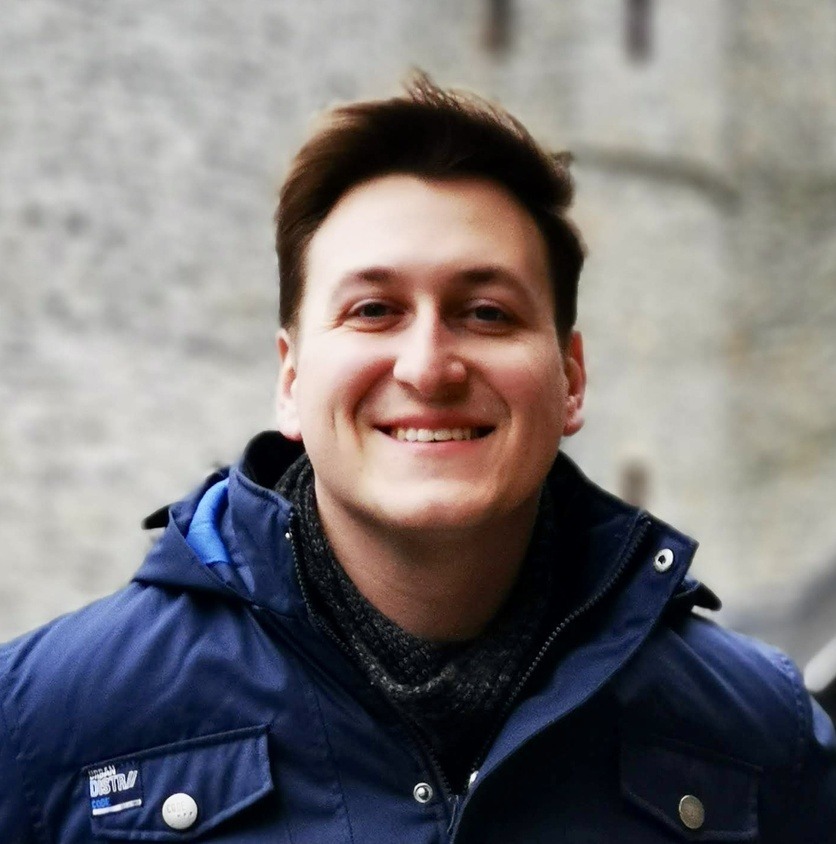
#> input picture computer-vision/face-detection/data/me.jpg, 836 x 844 px, shrunk from 1401 x 1413 before the run
$ jupyter execute object-detection.ipynb
#> lines starting #> are read from the running program, lines starting #| are printed output that depends on the picture; after the words box and inside, x2 and y2 are one past the last pixel; in counts of white or black regions, pixels touching at a corner belong together
[cell 1]
import cv2
import matplotlib.pyplot as plt

[cell 2]
# Load pre-trained cascade classifier
face_cascade = cv2.CascadeClassifier(cv2.data.haarcascades + 'haarcascade_frontalface_default.xml')

image = cv2.imread('data/me.jpg')
#> image is the input picture: shape (844, 836, 3); mean B, G, R 119.1, 117.2, 120.8

# Convert image to grayscale
image_gray = cv2.cvtColor(image, cv2.COLOR_BGR2GRAY)
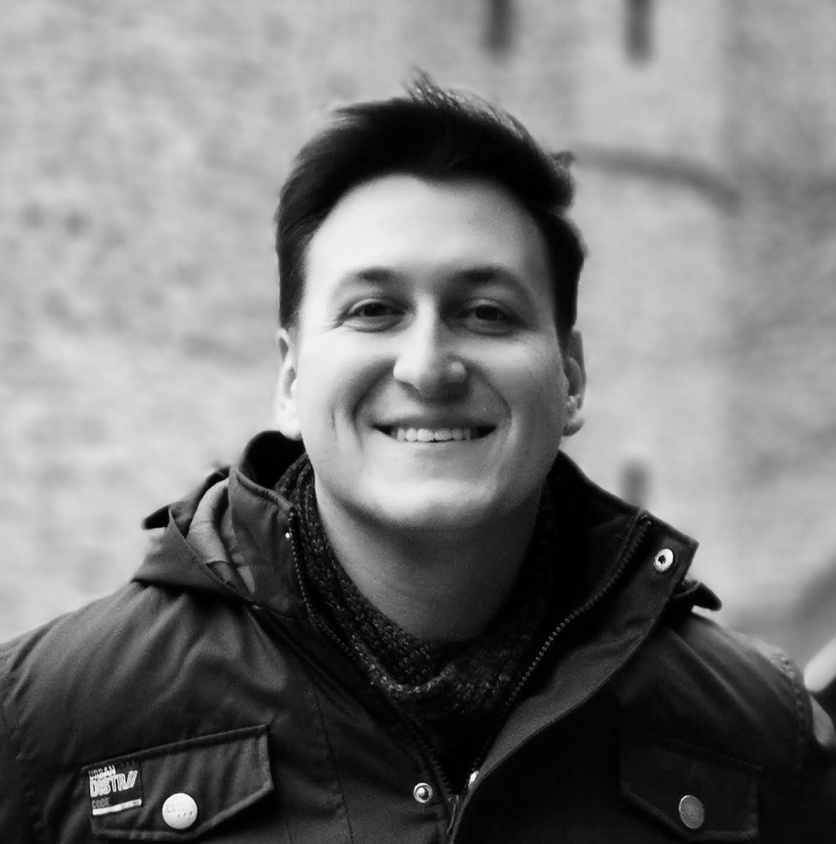
#> image_gray: shape (844, 836); min 0, max 252, mean 118.6

# Detect faces in the image
faces = face_cascade.detectMultiScale(image_gray, scaleFactor=1.1, minNeighbors=5, minSize=(55, 55))
#> faces = [[265, 177, 332, 332]]

# Draw rectangles around detected faces
for (x, y, w, h) in faces:
    cv2.rectangle(image, (x, y), (x+w, y+h), (255, 0, 0), 2)
#> this loop made 1 pass
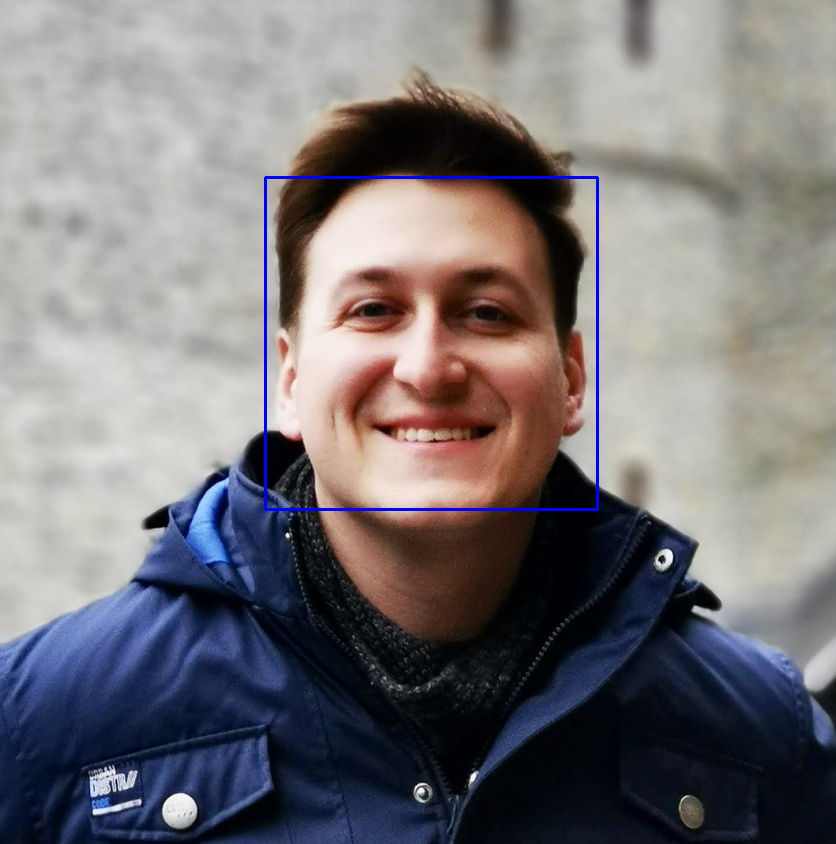
#> image: shape (844, 836, 3); 0.56% of pixels changed, all inside (x1, y1, x2, y2) = (264, 176, 599, 511)

#show the detected faces
plt.imshow(image)

[cell 3]
# Load pre-trained cascade classifier
eye_cascade = cv2.CascadeClassifier(cv2.data.haarcascades + 'haarcascade_eye.xml')

image = cv2.imread('data/me.jpg')

# Convert image to grayscale
image_gray = cv2.cvtColor(image, cv2.COLOR_BGR2GRAY)

# Detect faces in the image
faces = eye_cascade.detectMultiScale(image_gray, scaleFactor=1.1, minNeighbors=5, minSize=(55, 55))
#> faces = [[42, 192, 60, 60], [330, 267, 85, 85], [449, 278, 70, 70], [16, 170, 104, 104]]

# Draw rectangles around detected faces
for (x, y, w, h) in faces:
    cv2.rectangle(image, (x, y), (x+w, y+h), (255, 0, 0), 2)
#> this loop made 4 passes
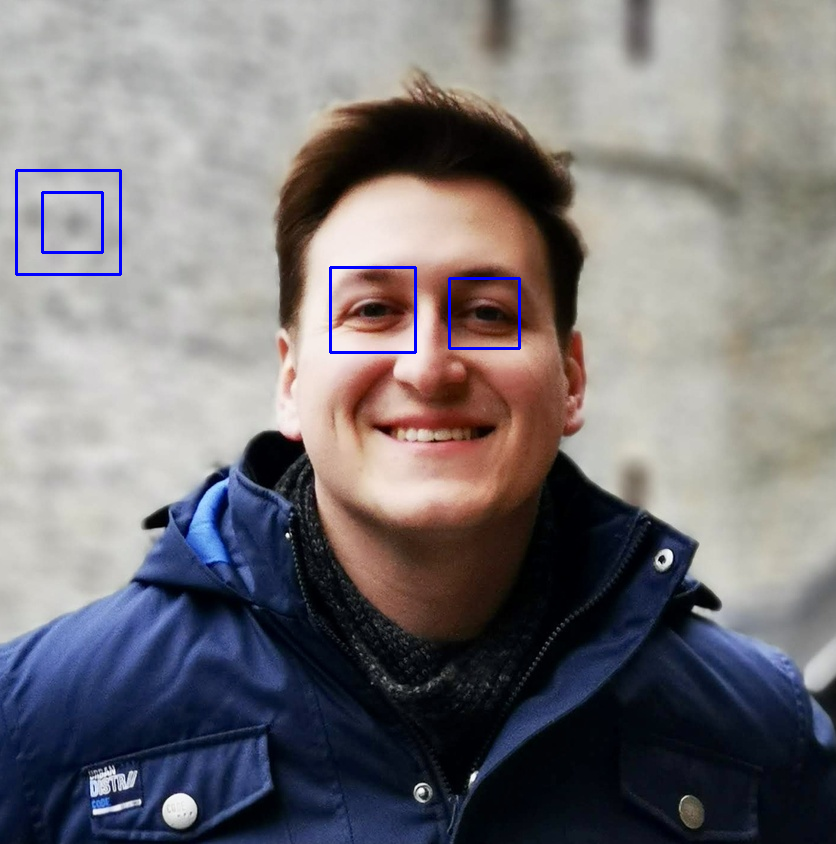
#> image: shape (844, 836, 3); 0.54% of pixels changed, all inside (x1, y1, x2, y2) = (15, 169, 521, 354)

#show the detected faces
plt.imshow(image)
